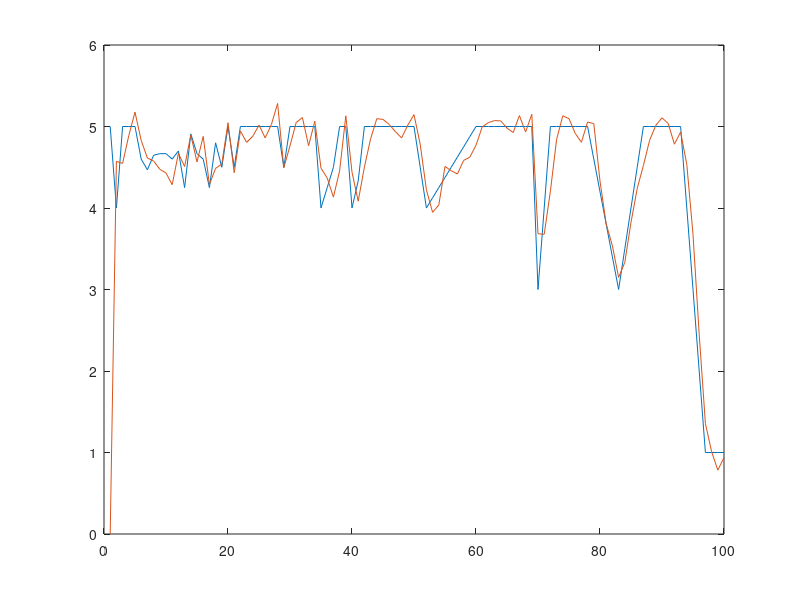

The MATLAB source for this figure:
x = [5 4 5 5 5 4.6 4.46875 4.64705882352941 4.66666666666667 4.66666666666667 4.6 4.7 4.25 4.90909090909091 4.66666666666667 4.6 4.25 4.8 4.5 5 4.5 5 5 5 5 5 5 5 4.5 5 5 5 5 5 4 4.25 4.5 5 5 4 4.33333333333333 5 5 5 5 5 5 5 5 5 4.5 4 4.125 4.25 4.375 4.5 4.625 4.75 4.875 5 5 5 5 5 5 5 5 5 5 3 4 5 5 5 5 5 5 5 4.6 4.2 3.8 3.4 3 3.5 4 4.5 5 5 5 5 5 5 5 4 3 2 1 1 1 1];
disp('x');
disp(x);

a = lpc(x);
disp('a');
disp(a);

est_x = filter([0 -a(2:end)],1,x);    % Estimated signal
disp('est_x');
disp(est_x);

e = x - est_x;                        % Prediction error
disp('e');
disp(e);

[acs,lags] = xcorr(e,'coeff');        % ACS of prediction error


plot(1:100, x, 1:100, est_x);
